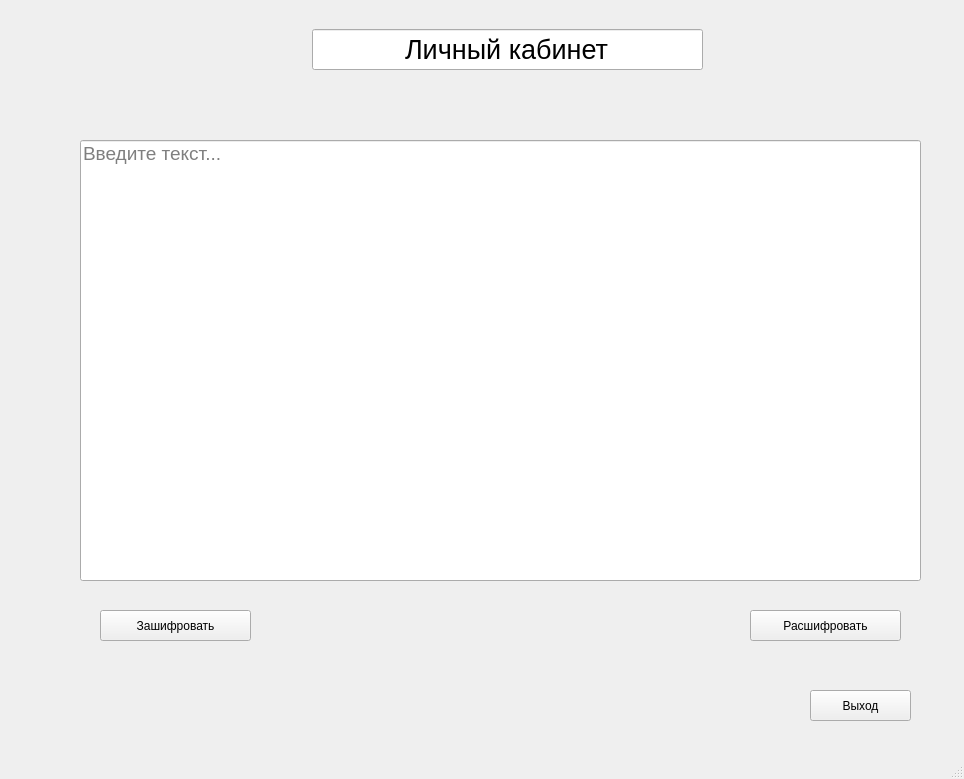
<?xml version="1.0" encoding="UTF-8"?>
<ui version="4.0">
 <class>MainWindow</class>
 <widget class="QMainWindow" name="MainWindow">
  <property name="geometry">
   <rect>
    <x>0</x>
    <y>0</y>
    <width>964</width>
    <height>779</height>
   </rect>
  </property>
  <property name="windowTitle">
   <string>MainWindow</string>
  </property>
  <widget class="QWidget" name="centralwidget">
   <widget class="QLineEdit" name="lineEdit">
    <property name="geometry">
     <rect>
      <x>312</x>
      <y>29</y>
      <width>391</width>
      <height>41</height>
     </rect>
    </property>
    <property name="font">
     <font>
      <pointsize>20</pointsize>
     </font>
    </property>
    <property name="text">
     <string>Личный кабинет</string>
    </property>
    <property name="cursorPosition">
     <number>14</number>
    </property>
    <property name="alignment">
     <set>Qt::AlignCenter</set>
    </property>
   </widget>
   <widget class="QLineEdit" name="lineEdit_2">
    <property name="geometry">
     <rect>
      <x>80</x>
      <y>140</y>
      <width>841</width>
      <height>441</height>
     </rect>
    </property>
    <property name="font">
     <font>
      <pointsize>14</pointsize>
      <weight>50</weight>
      <italic>false</italic>
      <bold>false</bold>
      <underline>false</underline>
      <strikeout>false</strikeout>
     </font>
    </property>
    <property name="inputMethodHints">
     <set>Qt::ImhNone</set>
    </property>
    <property name="text">
     <string/>
    </property>
    <property name="frame">
     <bool>true</bool>
    </property>
    <property name="alignment">
     <set>Qt::AlignLeading|Qt::AlignLeft|Qt::AlignTop</set>
    </property>
    <property name="dragEnabled">
     <bool>false</bool>
    </property>
    <property name="readOnly">
     <bool>false</bool>
    </property>
    <property name="placeholderText">
     <string>Введите текст...</string>
    </property>
    <property name="clearButtonEnabled">
     <bool>false</bool>
    </property>
   </widget>
   <widget class="QPushButton" name="pushButton">
    <property name="geometry">
     <rect>
      <x>100</x>
      <y>610</y>
      <width>151</width>
      <height>31</height>
     </rect>
    </property>
    <property name="text">
     <string>Зашифровать</string>
    </property>
   </widget>
   <widget class="QPushButton" name="pushButton_2">
    <property name="geometry">
     <rect>
      <x>750</x>
      <y>610</y>
      <width>151</width>
      <height>31</height>
     </rect>
    </property>
    <property name="text">
     <string>Расшифровать</string>
    </property>
   </widget>
   <widget class="QPushButton" name="pushButton_3">
    <property name="geometry">
     <rect>
      <x>810</x>
      <y>690</y>
      <width>101</width>
      <height>31</height>
     </rect>
    </property>
    <property name="text">
     <string>Выход</string>
    </property>
   </widget>
  </widget>
  <widget class="QMenuBar" name="menubar">
   <property name="geometry">
    <rect>
     <x>0</x>
     <y>0</y>
     <width>964</width>
     <height>21</height>
    </rect>
   </property>
  </widget>
  <widget class="QStatusBar" name="statusbar"/>
 </widget>
 <resources/>
 <connections/>
</ui>
